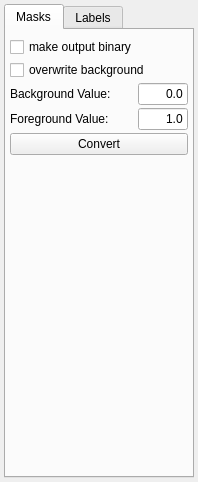
<?xml version="1.0" encoding="UTF-8"?>
<ui version="4.0">
 <class>QmitkSurfaceToImageWidgetControls</class>
 <widget class="QWidget" name="QmitkSurfaceToImageWidgetControls">
  <property name="geometry">
   <rect>
    <x>0</x>
    <y>0</y>
    <width>198</width>
    <height>482</height>
   </rect>
  </property>
  <layout class="QVBoxLayout" name="verticalLayout_3">
   <property name="spacing">
    <number>3</number>
   </property>
   <property name="margin">
    <number>4</number>
   </property>
   <item>
    <widget class="QTabWidget" name="tabWidget">
     <property name="currentIndex">
      <number>0</number>
     </property>
     <widget class="QWidget" name="m_tbMasks">
      <attribute name="title">
       <string>Masks</string>
      </attribute>
      <layout class="QVBoxLayout" name="verticalLayout">
       <property name="spacing">
        <number>3</number>
       </property>
       <property name="margin">
        <number>4</number>
       </property>
       <item>
        <widget class="QmitkDataSelectionWidget" name="m_DataSelectionWidget" native="true"/>
       </item>
       <item>
        <widget class="QCheckBox" name="m_chkMakeOutputBinary">
         <property name="text">
          <string>make output binary</string>
         </property>
        </widget>
       </item>
       <item>
        <widget class="QCheckBox" name="m_chkOverwriteBackground">
         <property name="text">
          <string>overwrite background</string>
         </property>
        </widget>
       </item>
       <item>
        <layout class="QHBoxLayout" name="horizontalLayout_2">
         <item>
          <widget class="QLabel" name="label_2">
           <property name="text">
            <string>Background Value: </string>
           </property>
          </widget>
         </item>
         <item>
          <spacer name="horizontalSpacer_2">
           <property name="orientation">
            <enum>Qt::Horizontal</enum>
           </property>
           <property name="sizeHint" stdset="0">
            <size>
             <width>40</width>
             <height>20</height>
            </size>
           </property>
          </spacer>
         </item>
         <item>
          <widget class="QLineEdit" name="m_leBackgroundValue">
           <property name="minimumSize">
            <size>
             <width>50</width>
             <height>0</height>
            </size>
           </property>
           <property name="maximumSize">
            <size>
             <width>50</width>
             <height>16777215</height>
            </size>
           </property>
           <property name="text">
            <string>0.0</string>
           </property>
           <property name="alignment">
            <set>Qt::AlignRight|Qt::AlignTrailing|Qt::AlignVCenter</set>
           </property>
          </widget>
         </item>
        </layout>
       </item>
       <item>
        <layout class="QHBoxLayout" name="horizontalLayout">
         <item>
          <widget class="QLabel" name="label">
           <property name="text">
            <string>Foreground Value: </string>
           </property>
          </widget>
         </item>
         <item>
          <spacer name="horizontalSpacer">
           <property name="orientation">
            <enum>Qt::Horizontal</enum>
           </property>
           <property name="sizeHint" stdset="0">
            <size>
             <width>40</width>
             <height>20</height>
            </size>
           </property>
          </spacer>
         </item>
         <item>
          <widget class="QLineEdit" name="m_leForegroundValue">
           <property name="minimumSize">
            <size>
             <width>50</width>
             <height>0</height>
            </size>
           </property>
           <property name="maximumSize">
            <size>
             <width>50</width>
             <height>16777215</height>
            </size>
           </property>
           <property name="text">
            <string>1.0</string>
           </property>
           <property name="alignment">
            <set>Qt::AlignRight|Qt::AlignTrailing|Qt::AlignVCenter</set>
           </property>
          </widget>
         </item>
        </layout>
       </item>
       <item>
        <widget class="QPushButton" name="btnSurface2Image">
         <property name="text">
          <string>Convert</string>
         </property>
        </widget>
       </item>
       <item>
        <spacer name="verticalSpacer_2">
         <property name="orientation">
          <enum>Qt::Vertical</enum>
         </property>
         <property name="sizeHint" stdset="0">
          <size>
           <width>20</width>
           <height>308</height>
          </size>
         </property>
        </spacer>
       </item>
      </layout>
     </widget>
     <widget class="QWidget" name="m_tbLabels">
      <attribute name="title">
       <string>Labels</string>
      </attribute>
      <layout class="QVBoxLayout" name="verticalLayout_2">
       <property name="spacing">
        <number>2</number>
       </property>
       <property name="margin">
        <number>2</number>
       </property>
       <item>
        <widget class="QmitkLabelSetWidget" name="m_LabelSetWidget" native="true">
         <property name="sizePolicy">
          <sizepolicy hsizetype="Preferred" vsizetype="MinimumExpanding">
           <horstretch>0</horstretch>
           <verstretch>0</verstretch>
          </sizepolicy>
         </property>
         <property name="minimumSize">
          <size>
           <width>0</width>
           <height>50</height>
          </size>
         </property>
        </widget>
       </item>
       <item>
        <widget class="QmitkSurfaceStampWidget" name="m_SurfaceStampWidget" native="true">
         <property name="minimumSize">
          <size>
           <width>0</width>
           <height>20</height>
          </size>
         </property>
        </widget>
       </item>
       <item>
        <spacer name="verticalSpacer_3">
         <property name="orientation">
          <enum>Qt::Vertical</enum>
         </property>
         <property name="sizeHint" stdset="0">
          <size>
           <width>20</width>
           <height>202</height>
          </size>
         </property>
        </spacer>
       </item>
      </layout>
     </widget>
    </widget>
   </item>
  </layout>
 </widget>
 <customwidgets>
  <customwidget>
   <class>QmitkDataSelectionWidget</class>
   <extends>QWidget</extends>
   <header>internal/Common/QmitkDataSelectionWidget.h</header>
   <container>1</container>
  </customwidget>
  <customwidget>
   <class>QmitkLabelSetWidget</class>
   <extends>QWidget</extends>
   <header location="global">Qmitk/QmitkLabelSetWidget.h</header>
   <container>1</container>
  </customwidget>
  <customwidget>
   <class>QmitkSurfaceStampWidget</class>
   <extends>QWidget</extends>
   <header>QmitkSurfaceStampWidget.h</header>
   <container>1</container>
  </customwidget>
 </customwidgets>
 <resources/>
 <connections/>
</ui>
